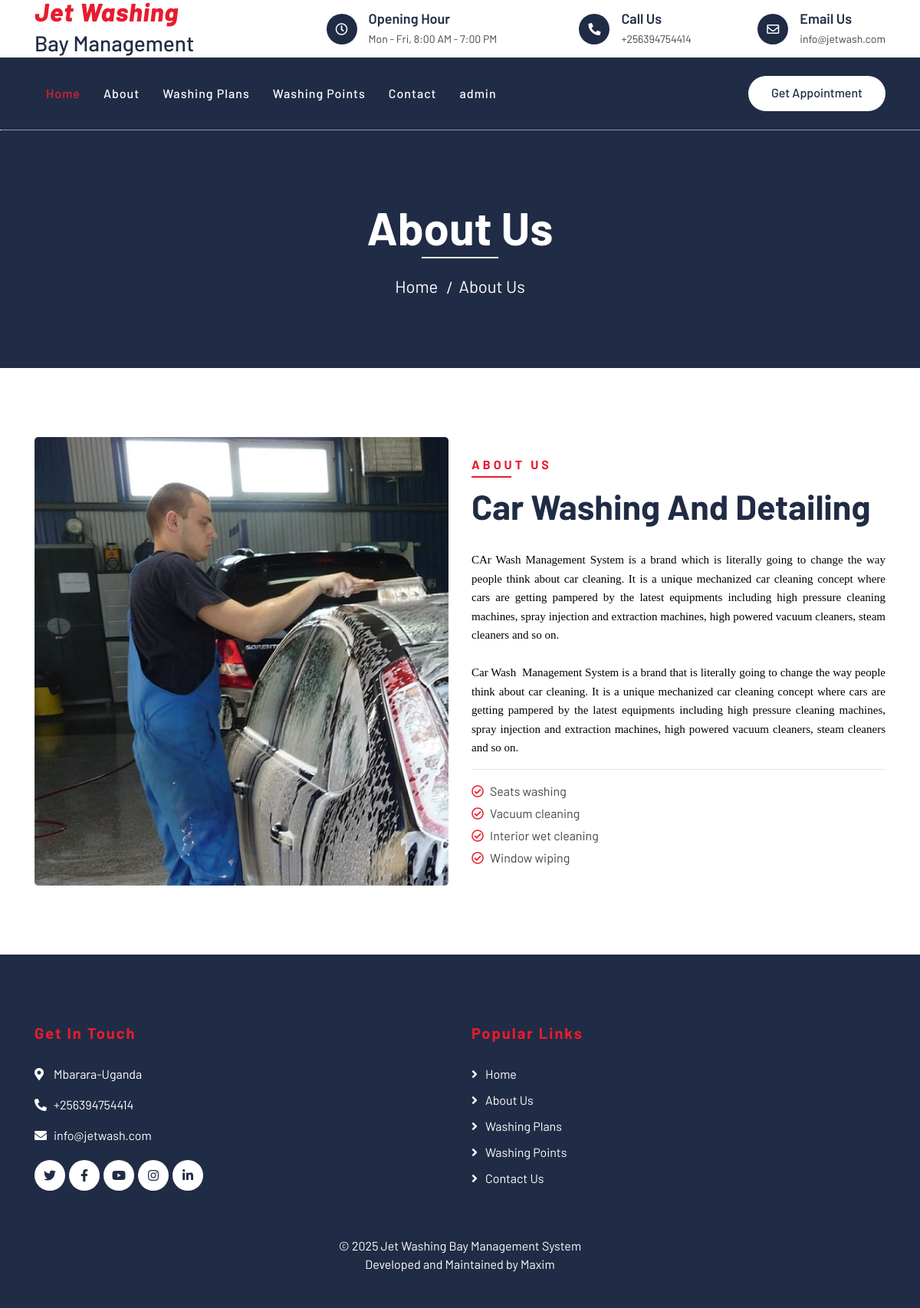
Page /about.php on the committed database.
### tables this page shows
CREATE TABLE `tblpages` (
  `id` int(11) NOT NULL,
  `type` varchar(255) DEFAULT '',
  `detail` longtext DEFAULT NULL,
  `openignHrs` varchar(255) DEFAULT NULL,
  `phoneNumber` bigint(20) DEFAULT NULL,
  `emailId` varchar(120) DEFAULT NULL
);

### about.php (the view, shortened to what this page needs)
<?php
include('includes/config.php');
?>
<!DOCTYPE html>
<html lang="en">
    <head>
        <link href="https://stackpath.bootstrapcdn.com/bootstrap/4.4.1/css/bootstrap.min.css" rel="stylesheet">
        <link href="https://cdnjs.cloudflare.com/ajax/libs/font-awesome/5.10.0/css/all.min.css" rel="stylesheet">
        <link href="lib/flaticon/font/flaticon.css" rel="stylesheet">
        <link href="lib/animate/animate.min.css" rel="stylesheet">
        <link href="lib/owlcarousel/assets/owl.carousel.min.css" rel="stylesheet">
        <link href="css/style.css" rel="stylesheet">
    </head>
    <body>
<?php include_once('includes/header.php');?>
        <div class="page-header">
            <div class="container">
                <div class="row">
                    <div class="col-12">
                        <h2>About Us</h2>
                    </div>
                    <div class="col-12">
                        <a href="index.php">Home</a>
                        <a href="about.php">About Us</a>
                    </div>
                </div>
            </div>
        </div>
        <div class="about">
            <div class="container">
                <div class="row align-items-center">
                    <div class="col-lg-6">
                        <div class="about-img">
                            <img src="img/about.jpg" alt="Image">
                        </div>
                    </div>
                    <div class="col-lg-6">
                        <div class="section-header text-left">
                            <p>About Us</p>
                            <h2>car washing and detailing</h2>
                        </div>
                        <div class="about-content">
<?php
$sql = "SELECT type,detail from tblpages where type='aboutus'";
$query = $dbh -> prepare($sql);
$query->execute();
$results=$query->fetchAll(PDO::FETCH_OBJ);
foreach($results as $result)
{
?>
                            <p>
                            <?php   echo $result->detail; ?>
                            </p>
                        <?php } ?>
                        <hr />
                            <ul>
                                <li><i class="far fa-check-circle"></i>Seats washing</li>
                                <li><i class="far fa-check-circle"></i>Vacuum cleaning</li>
                                <li><i class="far fa-check-circle"></i>Interior wet cleaning</li>
                                <li><i class="far fa-check-circle"></i>Window wiping</li>
                            </ul>
                        </div>
                    </div>
                </div>
            </div>
        </div>
<?php include_once('includes/footer.php');?>
    </body>
</html>

### includes/header.php (shortened to what this page needs)
        <div class="top-bar">
            <div class="container">
                <div class="row align-items-center">
                    <div class="col-lg-4 col-md-12">
                        <div class="logo">
                            <a href="index.php">
                                <h1 style="font-size:33px;">Jet Washing </h1><h3><span>Bay Management</span></h3>
                            </a>
                        </div>
                    </div>
<?php
$sql = "SELECT * from tblpages where type='contact'";
$query = $dbh -> prepare($sql);
$query->execute();
$results=$query->fetchAll(PDO::FETCH_OBJ);
foreach($results as $result)
{
?>
                    <div class="col-lg-8 col-md-7 d-none d-lg-block">
                        <div class="row">
                            <div class="col-4">
                                <div class="top-bar-item">
                                    <div class="top-bar-icon">
                                        <i class="far fa-clock"></i>
                                    </div>
                                    <div class="top-bar-text">
                                        <h3>Opening Hour</h3>
                                        <p><?php   echo $result->openignHrs; ?></p>
                                    </div>
                                </div>
                            </div>
                            <div class="col-4">
                                <div class="top-bar-item">
                                    <div class="top-bar-icon">
                                        <i class="fa fa-phone-alt"></i>
                                    </div>
                                    <div class="top-bar-text">
                                        <h3>Call Us</h3>
                                        <p>+<?php   echo $result->phoneNumber; ?></p>
                                    </div>
                                </div>
                            </div>
                            <div class="col-4">
                                <div class="top-bar-item">
                                    <div class="top-bar-icon">
                                        <i class="far fa-envelope"></i>
                                    </div>
                                    <div class="top-bar-text">
                                        <h3>Email Us</h3>
                                        <p><?php   echo $result->emailId; ?></p>
                                    </div>
                                </div>
                            </div>
                        </div>
                    </div>
                <?php } ?>
                </div>
            </div>
        </div>
        <div class="nav-bar">
            <div class="container">
                <nav class="navbar navbar-expand-lg bg-dark navbar-dark">
                    <div class="collapse navbar-collapse justify-content-between" id="navbarCollapse">
                        <div class="navbar-nav mr-auto"  style="font-color:orange;">
                            <a href="index.php" class="nav-item nav-link active">Home</a>
                            <a href="about.php" class="nav-item nav-link">About</a>
                            <a href="washing-plans.php" class="nav-item nav-link">Washing Plans</a>
                            <a href="location.php" class="nav-item nav-link">Washing Points</a>
                            <a href="contact.php" class="nav-item nav-link">Contact</a>
                            <a href="admin" class="nav-item nav-link">admin</a>
                        </div>
                        <div class="ml-auto">
                            <a class="btn btn-custom" href="contact.php">Get Appointment</a>
                        </div>
                    </div>
                </nav>
            </div>
        </div>

### includes/footer.php (shortened to what this page needs)
<div class="footer">
            <div class="container">
                <div class="row">
                    <div class="col-lg-6 col-md-6">
                        <div class="footer-contact">
                            <h2>Get In Touch</h2>
<?php
$sql = "SELECT * from tblpages where type='contact'";
$query = $dbh -> prepare($sql);
$query->execute();
$results=$query->fetchAll(PDO::FETCH_OBJ);
foreach($results as $result)
{
?>
                            <p><i class="fa fa-map-marker-alt"></i><?php   echo $result->detail; ?></p>
                            <p><i class="fa fa-phone-alt"></i>+<?php   echo $result->phoneNumber; ?></p>
                            <p><i class="fa fa-envelope"></i><?php   echo $result->emailId; ?></p>
                        <?php } ?>
                            <div class="footer-social">
                                <a class="btn" href=""><i class="fab fa-twitter"></i></a>
                                <a class="btn" href=""><i class="fab fa-facebook-f"></i></a>
                                <a class="btn" href=""><i class="fab fa-youtube"></i></a>
                                <a class="btn" href=""><i class="fab fa-instagram"></i></a>
                                <a class="btn" href=""><i class="fab fa-linkedin-in"></i></a>
                            </div>
                        </div>
                    </div>
                    <div class="col-lg-5 col-md-6">
                        <div class="footer-link">
                            <h2>Popular Links</h2>
                              <a href="index.php">Home</a>
                            <a href="about.php">About Us</a>
                            <a href="washing-plans.php">Washing Plans</a>
                            <a href="location.php">Washing Points</a>
                            <a href="contact.php">Contact Us</a>
                        </div>
                    </div>
                </div>
            </div>
            <div class="container copyright">
            <p> &copy; <?php echo date('Y'); ?> Jet Washing Bay Management System</p> <p> Developed and Maintained  by Maxim</p>
            </div>
        </div>

### rows in the picture
tblpages: openignHrs "Mon - Fri, 8:00 AM - 7:00 PM", phoneNumber "256394754414", emailId "info@jetwash.com", detail "Mbarara-Uganda"
tblpages: detail "CAr Wash Management System is a brand which is literally going to change the way people think about car cleaning. It is a unique mechanized car cleaning concept where cars are getting pampered by the latest equipments including high pressure cleaning machines, spray injection and extraction machines, high powered vacuum cleaners, steam cleaners and so on. Car Wash Management System is a brand that is literally going to change the way people think about car cleaning. It is a unique mechanized car cleaning concept where cars are getting pampered by the latest equipments including high pressure cleaning machines, spray injection and extraction machines, high powered vacuum cleaners, steam…"
